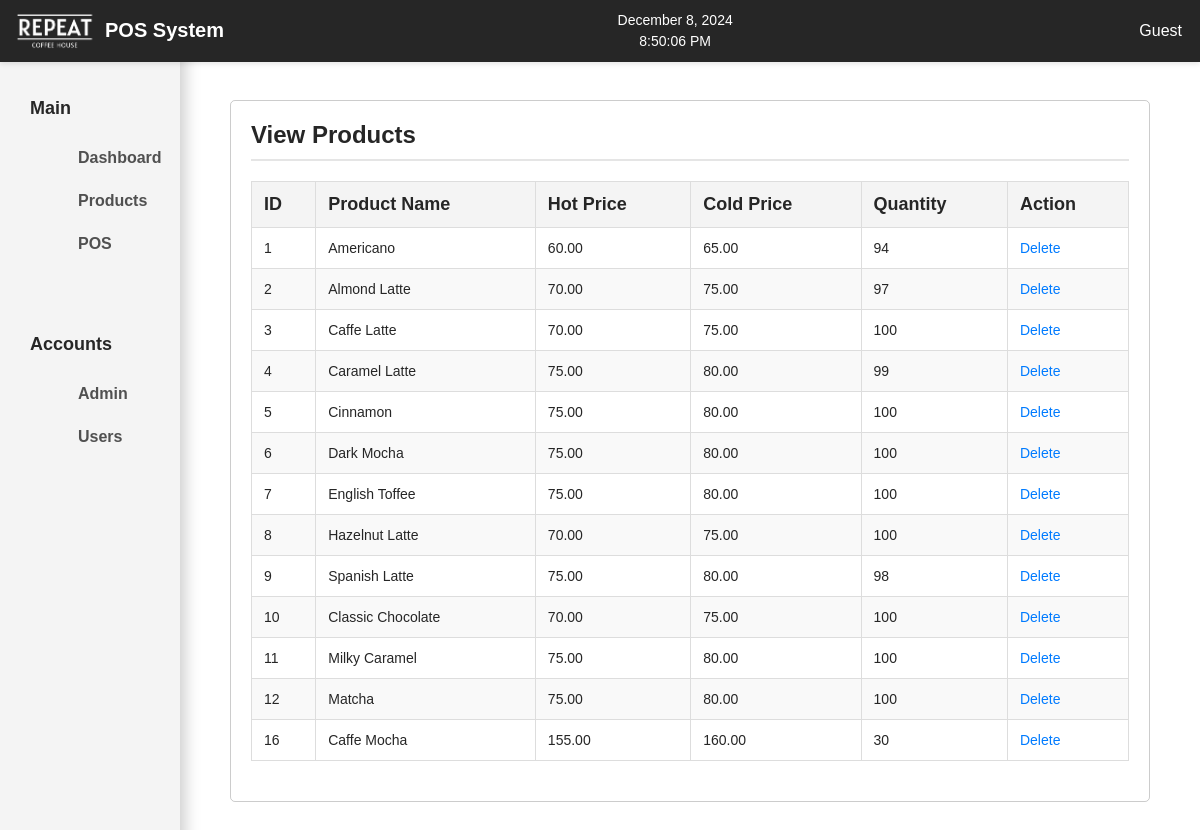
Screenshot of /view_products.php with the database file from the repository.
### tables this page shows
CREATE TABLE `productstbl` (
  `product_id` int(11) NOT NULL,
  `product_name` varchar(255) NOT NULL,
  `price_hot` decimal(10,2) NOT NULL,
  `price_cold` decimal(10,2) NOT NULL,
  `quantity` int(11) NOT NULL
);

### view_products.php (the view, shortened to what this page needs)
<?php
$conn = new mysqli('sql.freedb.tech', 'freedb_etheria2024', 'EXH$fvdNh78zv*J', 'freedb_rch_db');
$products_query = "SELECT * FROM productstbl";
$products_result = $conn->query($products_query);
?>
<?php
include 'header.php';
include 'navbar.php';
include 'sidebar.php';
?>
<div class="dashboard-grid">
    <div class="db-content">
        <div class="prod-container">
            <p class="heading">View Products</p>
            <hr>
            <table>
                <thead>
                    <tr>
                        <th>ID</th>
                        <th>Product Name</th>
                        <th>Hot Price</th>
                        <th>Cold Price</th>
                        <th>Quantity</th>
                        <th>Action</th>
                    </tr>
                </thead>
                <tbody>
                    <?php
                    if ($products_result->num_rows > 0) {
                        while ($row = $products_result->fetch_assoc()) {
                            echo "<tr>
                                    <td>" . $row['product_id'] . "</td>
                                    <td>" . $row['product_name'] . "</td>
                                    <td>" . $row['price_hot'] . "</td>
                                    <td>" . $row['price_cold'] . "</td>
                                    <td>" . $row['quantity'] . "</td>
                                    <td>
                                        <a href='view_products.php?delete_id=" . $row['product_id'] . "' onclick='return confirm(\"Are you sure you want to delete this product?\")'>Delete</a>
                                    </td>
                                  </tr>";
                        }
                    } else {
                        echo "<tr><td colspan='5'>No products found</td></tr>";
                    }
                    ?>
                </tbody>
            </table>
        </div>
    </div>
</div>
<?php
include 'footer.php';
?>

### styles.css (style rules this page uses)
body { margin: 0; padding: 0; font-family: Arial, sans-serif; background-color: #fff; height: 100vh; overflow: hidden; }
.dashboard-grid:nth-child(2) { grid-column: 2 / 3; height: auto; overflow-y: auto; padding: 50px; }
.dashboard-grid { color: #262626; font-size: 18px; font-weight: 500; text-align: left; }
.dashboard-grid p { padding-top: 50px; }
.dashboard-grid a { color: #505050; text-decoration: none; }
.db-content { margin-top: 50px; display: flex; justify-content: center; align-items: center; }
.prod-container { border: 1px solid rgba(0, 0, 0, 0.2); border-radius: 5px; width: 100%; max-width: 100%; padding: 20px; box-sizing: border-box; }
.prod-container .heading { margin-top: -50px; margin-bottom: 10px; font-size: 24px; font-weight: 700; }
.prod-container hr { border: 1px solid rgba(0, 0, 0, 0.1); margin-bottom: 20px; }
.prod-container table { width: 100%; border-collapse: collapse; margin-top: 20px; padding-bottom: 20px; border: 1px solid #ddd; }
.prod-container th, .prod-container td { padding: 12px; border: 1px solid #ddd; text-align: left; vertical-align: middle; }
.prod-container th { background-color: #f4f4f4; font-weight: bold; }
.prod-container td { font-size: 14px; }
.prod-container tr:nth-child(even) { background-color: #f9f9f9; }
.prod-container a { color: #007bff; text-decoration: none; }
.prod-container td a { margin-right: 10px; font-size: 14px; }
table { width: 100%; border-collapse: collapse; margin: 20px 0; }
table, th, td { border: 1px solid #ddd; }
th, td { padding: 10px; text-align: left; }
th { background-color: #f4f4f4; }
tbody tr:nth-child(even) { background-color: #f9f9f9; }

### rows the page displays
productstbl: product_id "1", product_name "Americano", price_hot "60.00", price_cold "65.00", quantity "94"
productstbl: product_id "2", product_name "Almond Latte", price_hot "70.00", price_cold "75.00", quantity "97"
productstbl: product_id "3", product_name "Caffe Latte", price_hot "70.00", price_cold "75.00", quantity "100"
productstbl: product_id "4", product_name "Caramel Latte", price_hot "75.00", price_cold "80.00", quantity "99"
productstbl: product_id "5", product_name "Cinnamon", price_hot "75.00", price_cold "80.00", quantity "100"
productstbl: product_id "6", product_name "Dark Mocha", price_hot "75.00", price_cold "80.00", quantity "100"
productstbl: product_id "7", product_name "English Toffee", price_hot "75.00", price_cold "80.00", quantity "100"
productstbl: product_id "8", product_name "Hazelnut Latte", price_hot "70.00", price_cold "75.00", quantity "100"
productstbl: product_id "9", product_name "Spanish Latte", price_hot "75.00", price_cold "80.00", quantity "98"
productstbl: product_id "10", product_name "Classic Chocolate", price_hot "70.00", price_cold "75.00", quantity "100"
productstbl: product_id "11", product_name "Milky Caramel", price_hot "75.00", price_cold "80.00", quantity "100"
productstbl: product_id "12", product_name "Matcha", price_hot "75.00", price_cold "80.00", quantity "100"
productstbl: product_id "16", product_name "Caffe Mocha", price_hot "155.00", price_cold "160.00", quantity "30"
